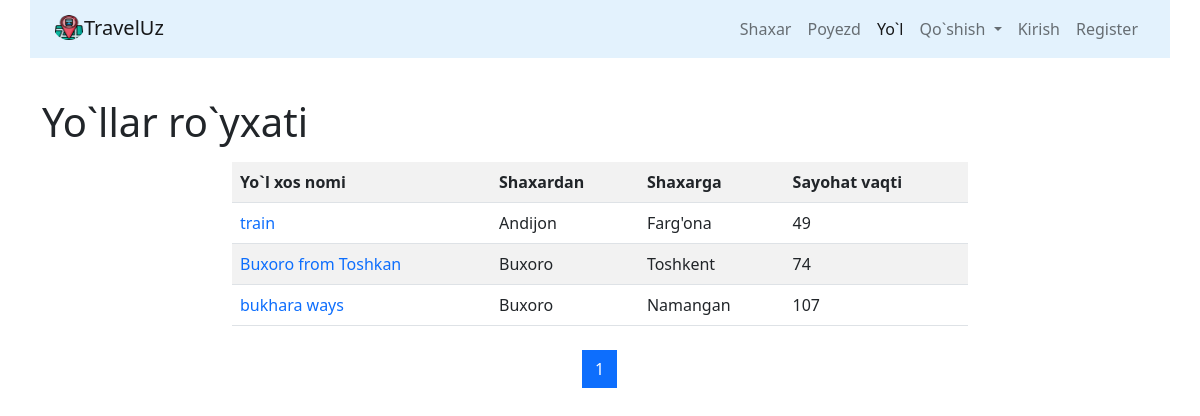
The page /list/ on the database as committed earlier.
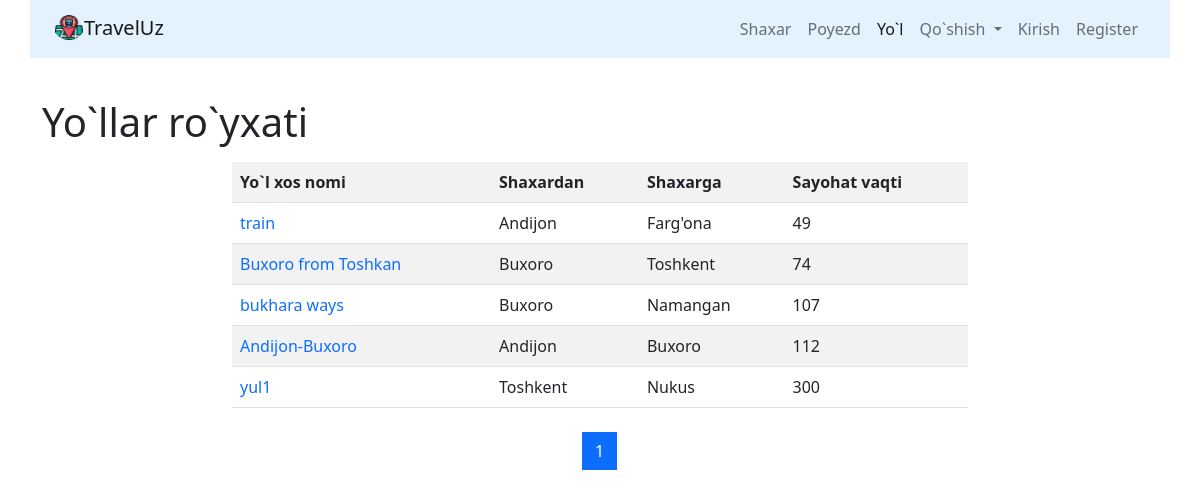
The same page on the database as committed later.
### routes/models.py (models this page shows, shortened)
class Route(models.Model):
    name=models.CharField(max_length=50,unique=True,verbose_name='Route number')
    travel_times=models.PositiveSmallIntegerField(verbose_name='Route time travel')
    from_city=models.ForeignKey(City,on_delete=models.CASCADE,
                                related_name='route_from_city_set',verbose_name='Qaysi shaxardan')
    to_city=models.ForeignKey(City,on_delete=models.CASCADE,
                                related_name='route_to_city_set',verbose_name='Qaysi shaxarga')
    trains=models.ManyToManyField('trains.Train',verbose_name='Train list')
    class Meta:
        verbose_name='Route'
        verbose_name_plural='Routes'
        ordering=['travel_times']

### cities/models.py (models this page shows)
class City(models.Model):
    name=models.CharField(max_length=200,unique=True,verbose_name='Shaxar')
    about_city=RichTextUploadingField(blank=True,null=True)
    def __str__(self):
        return self.name
    class Meta:
        verbose_name= "Shaxar"
        verbose_name_plural= "Shaxarlar ombori"
        ordering=["name"]

### routes/views.py (the view)
# urls.py: path('list/',RouteListView.as_view(),name='list'),
class RouteListView(ListView):
    paginate_by = 10
    model=Route
    template_name = 'routes/list.html'

### routes/templates/routes/list.html (shortened to what this page needs)
{% extends 'base.html' %}
{% block content %}
<h1>Yo`llar ro`yxati</h1>
<div class="row">
    <div class="col-md-8 mx-auto my-2">
        <table class="table table-striped">
            <tr>
                <th>Yo`l xos nomi</th>
                <th>Shaxardan</th>
                <th>Shaxarga</th>
                <th>Sayohat vaqti</th>
            </tr>
        {% for object in page_obj %}
             <tr>
                 <td><a style="text-decoration:none" href="{% url 'route_detail' object.pk %}">{{object.name}}</a></td>
                 <td>{{object.from_city}}</td>
                 <td>{{object.to_city}}</td>
                 <td>{{object.travel_times}}</td>
             </tr>
        {% endfor %}
        </table>
    </div>
</div>
<nav aria-label="Page navigation example">
  <ul class="pagination justify-content-center">
      {% for page in page_obj.paginator.page_range %}
            <li class="page-item {% if page == page_obj.number %}active{% endif %}"><a class="page-link" href="?page={{page}}">{{page}}</a></li>
      {% endfor %}
  </ul>
</nav>
{% endblock %}

Rows that differ between the two databases and show on the page:
added Route: name "Andijon-Buxoro", from_city "Andijon", to_city "Buxoro", travel_times "112"
added Route: name "yul1", from_city "Toshkent", to_city "Nukus", travel_times "300"
